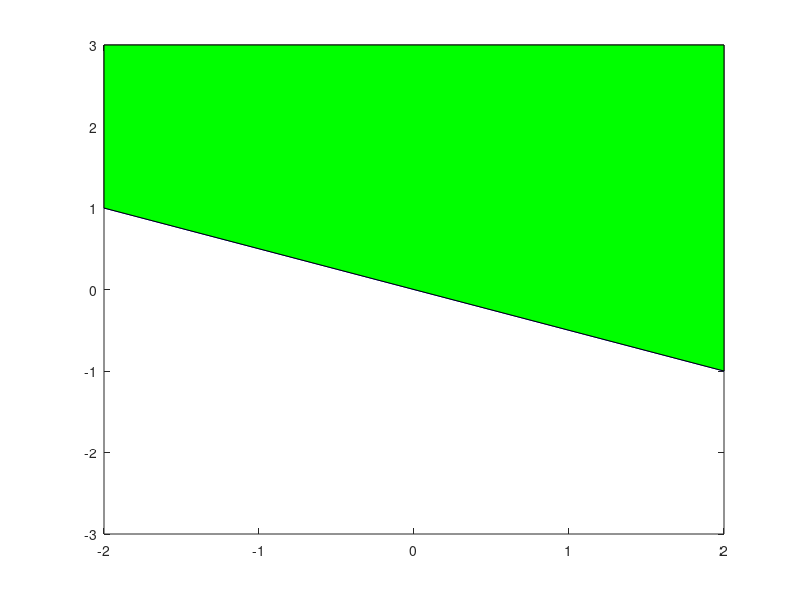

This figure's MATLAB source:
% shadeplot.m - demonstrate how to plot shades over a plane in matlab
% (C) 2005 by Yu Hen Hu
% created: 9/21/2005

clear all; close all; echo on
% Let us say we want to plot the region of x + 2y >=0 over a
% 2D region -2 <= x <= 2, -3 <= y <= 3
x=[-2:0.1:2]; y=-0.5*x;
plot(x,y,'b-'),axis([-2 2 -3 3]),hold on
% the line x+ 2y = 0 intersects with the four lines 
% x = -2, x= 2, y=-3, y=3 at (-2, 1), (2, -1), (6, -3), (-6, 3) 
% where the last two points fall outside the region. In fact the
% region we want to fill is enclosed by a polygon whose coordinates
% are: [(-2 1) (-2, 3) (2, 3), (2, -1)]
fill([-2 -2 2 2],[1 3 3 -1],'g')